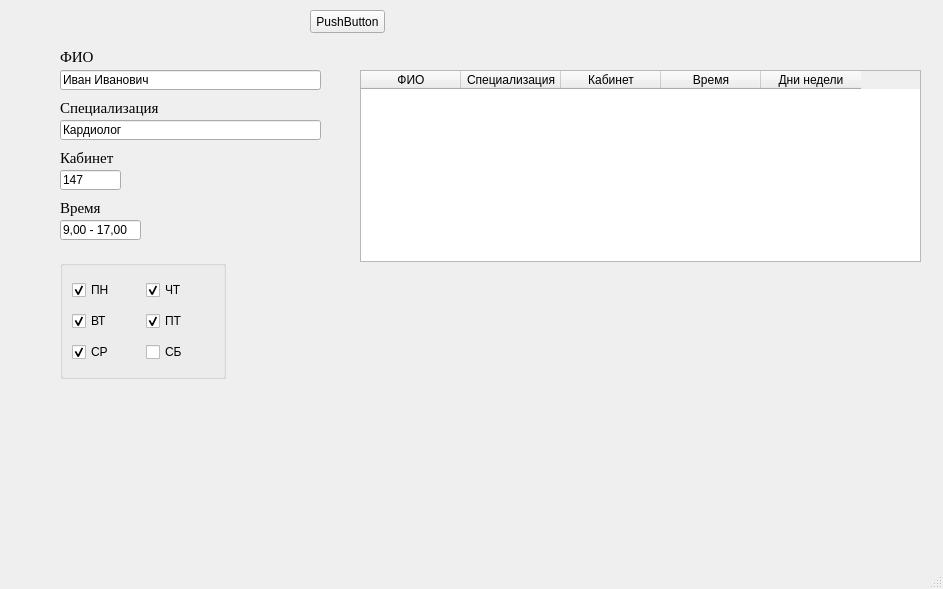
<?xml version="1.0" encoding="UTF-8"?>
<ui version="4.0">
 <class>MainWindow</class>
 <widget class="QMainWindow" name="MainWindow">
  <property name="geometry">
   <rect>
    <x>0</x>
    <y>0</y>
    <width>943</width>
    <height>589</height>
   </rect>
  </property>
  <property name="windowTitle">
   <string>MainWindow</string>
  </property>
  <widget class="QWidget" name="centralwidget">
   <widget class="QLineEdit" name="lineEdit">
    <property name="geometry">
     <rect>
      <x>60</x>
      <y>70</y>
      <width>261</width>
      <height>20</height>
     </rect>
    </property>
    <property name="text">
     <string>Иван Иванович</string>
    </property>
   </widget>
   <widget class="QLabel" name="label">
    <property name="geometry">
     <rect>
      <x>60</x>
      <y>50</y>
      <width>47</width>
      <height>13</height>
     </rect>
    </property>
    <property name="font">
     <font>
      <family>Times New Roman</family>
      <pointsize>11</pointsize>
     </font>
    </property>
    <property name="text">
     <string>ФИО</string>
    </property>
   </widget>
   <widget class="QLabel" name="label_2">
    <property name="geometry">
     <rect>
      <x>60</x>
      <y>100</y>
      <width>101</width>
      <height>16</height>
     </rect>
    </property>
    <property name="font">
     <font>
      <family>Times New Roman</family>
      <pointsize>11</pointsize>
     </font>
    </property>
    <property name="text">
     <string>Специализация</string>
    </property>
   </widget>
   <widget class="QLineEdit" name="lineEdit_2">
    <property name="geometry">
     <rect>
      <x>60</x>
      <y>120</y>
      <width>261</width>
      <height>20</height>
     </rect>
    </property>
    <property name="text">
     <string>Кардиолог</string>
    </property>
   </widget>
   <widget class="QLineEdit" name="lineEdit_3">
    <property name="geometry">
     <rect>
      <x>60</x>
      <y>170</y>
      <width>61</width>
      <height>20</height>
     </rect>
    </property>
    <property name="text">
     <string>147</string>
    </property>
   </widget>
   <widget class="QLabel" name="label_3">
    <property name="geometry">
     <rect>
      <x>60</x>
      <y>150</y>
      <width>101</width>
      <height>16</height>
     </rect>
    </property>
    <property name="font">
     <font>
      <family>Times New Roman</family>
      <pointsize>11</pointsize>
     </font>
    </property>
    <property name="text">
     <string>Кабинет</string>
    </property>
   </widget>
   <widget class="QPushButton" name="pushButton">
    <property name="geometry">
     <rect>
      <x>310</x>
      <y>10</y>
      <width>75</width>
      <height>23</height>
     </rect>
    </property>
    <property name="text">
     <string>PushButton</string>
    </property>
   </widget>
   <widget class="QTableWidget" name="tableWidget">
    <property name="geometry">
     <rect>
      <x>360</x>
      <y>70</y>
      <width>561</width>
      <height>192</height>
     </rect>
    </property>
    <attribute name="horizontalHeaderMinimumSectionSize">
     <number>50</number>
    </attribute>
    <column>
     <property name="text">
      <string>ФИО</string>
     </property>
    </column>
    <column>
     <property name="text">
      <string>Специализация</string>
     </property>
    </column>
    <column>
     <property name="text">
      <string>Кабинет</string>
     </property>
    </column>
    <column>
     <property name="text">
      <string>Время</string>
     </property>
    </column>
    <column>
     <property name="text">
      <string>Дни недели</string>
     </property>
    </column>
   </widget>
   <widget class="QLineEdit" name="lineEdit_4">
    <property name="geometry">
     <rect>
      <x>60</x>
      <y>220</y>
      <width>81</width>
      <height>20</height>
     </rect>
    </property>
    <property name="text">
     <string>9,00 - 17,00</string>
    </property>
   </widget>
   <widget class="QLabel" name="label_4">
    <property name="geometry">
     <rect>
      <x>60</x>
      <y>200</y>
      <width>101</width>
      <height>16</height>
     </rect>
    </property>
    <property name="font">
     <font>
      <family>Times New Roman</family>
      <pointsize>11</pointsize>
     </font>
    </property>
    <property name="text">
     <string>Время</string>
    </property>
   </widget>
   <widget class="QGroupBox" name="groupBox">
    <property name="geometry">
     <rect>
      <x>60</x>
      <y>260</y>
      <width>166</width>
      <height>119</height>
     </rect>
    </property>
    <property name="title">
     <string/>
    </property>
    <layout class="QGridLayout" name="gridLayout">
     <item row="0" column="0">
      <widget class="QCheckBox" name="checkBox">
       <property name="text">
        <string>ПН</string>
       </property>
       <property name="checked">
        <bool>true</bool>
       </property>
      </widget>
     </item>
     <item row="0" column="1">
      <widget class="QCheckBox" name="checkBox_6">
       <property name="text">
        <string>ЧТ</string>
       </property>
       <property name="checked">
        <bool>true</bool>
       </property>
      </widget>
     </item>
     <item row="1" column="0">
      <widget class="QCheckBox" name="checkBox_3">
       <property name="text">
        <string>ВТ</string>
       </property>
       <property name="checked">
        <bool>true</bool>
       </property>
      </widget>
     </item>
     <item row="1" column="1">
      <widget class="QCheckBox" name="checkBox_5">
       <property name="text">
        <string>ПТ</string>
       </property>
       <property name="checked">
        <bool>true</bool>
       </property>
      </widget>
     </item>
     <item row="2" column="0">
      <widget class="QCheckBox" name="checkBox_2">
       <property name="text">
        <string>СР</string>
       </property>
       <property name="checked">
        <bool>true</bool>
       </property>
      </widget>
     </item>
     <item row="2" column="1">
      <widget class="QCheckBox" name="checkBox_4">
       <property name="text">
        <string>СБ</string>
       </property>
      </widget>
     </item>
    </layout>
   </widget>
  </widget>
  <widget class="QMenuBar" name="menubar">
   <property name="geometry">
    <rect>
     <x>0</x>
     <y>0</y>
     <width>943</width>
     <height>21</height>
    </rect>
   </property>
  </widget>
  <widget class="QStatusBar" name="statusbar"/>
 </widget>
 <resources/>
 <connections/>
</ui>
